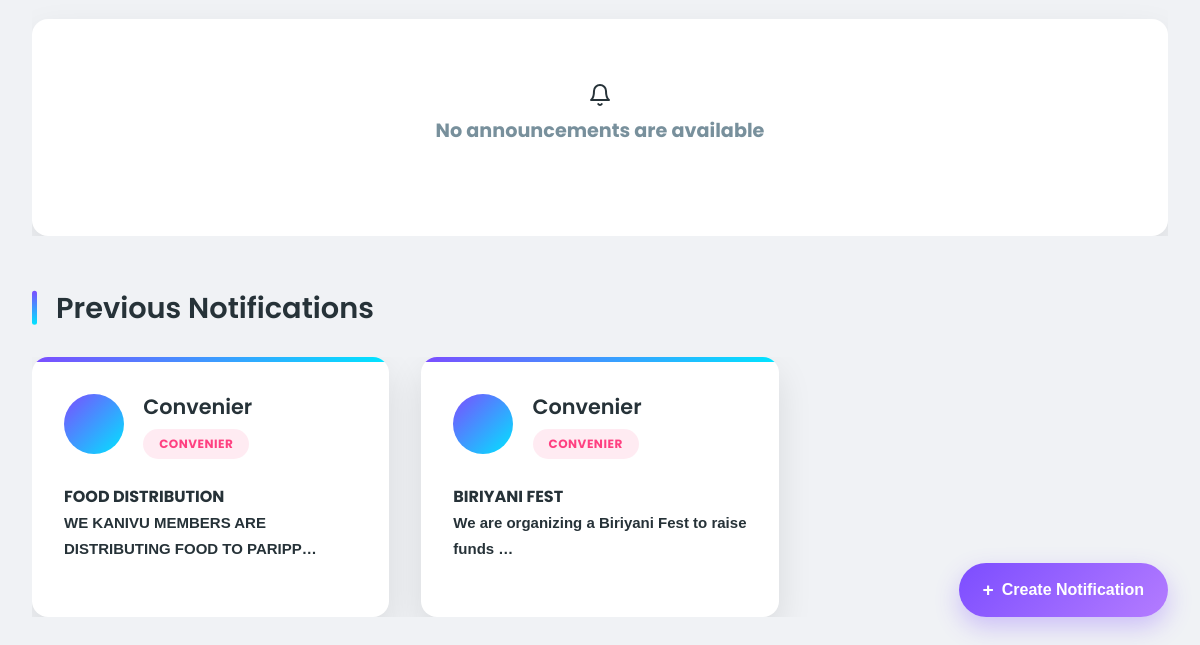
The page /dashboard/notification/ (signed in, lower part) on the database as committed earlier.
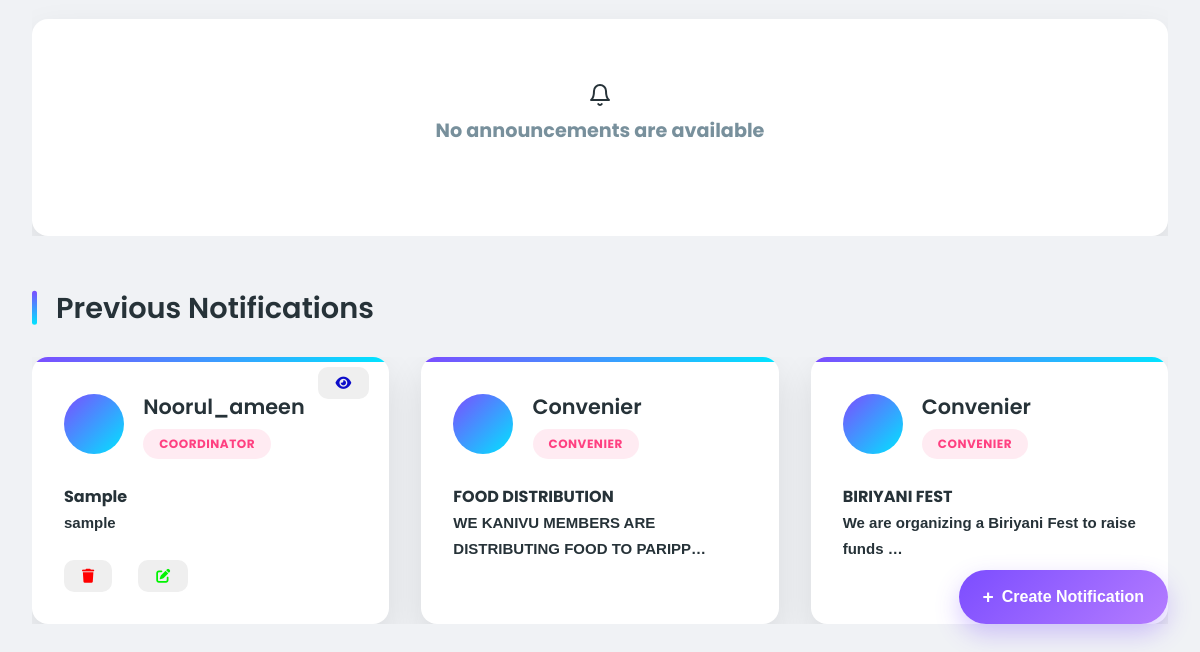
The same page on the database as committed later.
### dashboard/models.py (models this page shows, shortened)
class AnnouncementModel(models.Model):
    user=models.ForeignKey(User,on_delete=models.CASCADE)
    title=models.CharField(max_length=255)
    description=models.TextField()
    video_url=models.URLField(null=True,blank=True)
    thumbnail=models.ImageField(upload_to="announcement/",null=True,blank=True)
    thumbnail_url=models.URLField(null=True,blank=True)
    photo1=models.ImageField(upload_to="announcement/",null=True,blank=True)
    photo2=models.ImageField(upload_to="announcement/",null=True,blank=True)
    event_date=models.DateField()
    announced_date=models.DateTimeField(auto_now_add=True)
    is_completed=models.BooleanField(default=False)
    is_hidden=models.BooleanField(default=False)

### users/models.py (models this page shows, shortened)
class UserProfile(models.Model):
    GENDER_CHOICE=(
        ("","Select the gender"),
        ("male","male"),
        ("female","female"),
    )
    ROLE_CHOICE=(
        ("public_user","public_user"),
        ("member","member"),
        ("coordinator","coordinator"),
        ("convenier","convenier"),
    )
    user=models.OneToOneField(User,on_delete=models.CASCADE)
    phone_number=models.CharField(max_length=10,null=True,blank=True)
    role=models.CharField(max_length=20,choices=ROLE_CHOICE,default="public_user")
    gender=models.CharField(max_length=10,choices=GENDER_CHOICE,null=True,blank=True)
    address=models.TextField(null=True,blank=True)
    created_at=models.DateTimeField(auto_now_add=True)
    photo=models.ImageField(upload_to="profile_pics/",null=True,blank=True)

### dashboard/views.py (the view)
# urls.py: path("notification/",views.Notification,name="notification"),
@login_required(login_url="/users/login/")
def Notification(req):
    if (req.method=="POST"):
        if not req.user.userprofile.role in ["convenier","coordinator"]:
            return HttpResponseRedirect("/")
        notification_type = req.POST.get("notification_type")
        title=req.POST.get("title")
        description=req.POST.get("description")
        programDate=req.POST.get("program_date")
        department=req.POST.get("department")
        priorityDuty=req.POST.get("selected_section")
        volunteer_date = req.POST.get("date")
        today=timezone.localdate()
        try:
            if not title or not description:
                return JsonResponse({
                    "status":"error",
                    "title":"Both fields are required",
                    "message":"Title and description are required"
                })
            if notification_type == "volunteer":
                if not volunteer_date:
                    return JsonResponse({
                        "status":"error",
                        "title":"Date required",
                        "message":"Date is required for volunteer notifications."
                    })
                volunteer_date_stripped = datetime.strptime(volunteer_date, "%Y-%m-%d").date()
                Volunteer_Notifications.objects.create(
                    title=title,
                    description=description,
                    date=volunteer_date_stripped,
                    sent_by=req.user
                )
                return JsonResponse({
                    "status":"success",
                    "title":"Volunteer notification uploaded",
                    "message":"Your volunteer notification was submitted successfully."
                })
            if not programDate:
                return JsonResponse({
                    "status":"error",
                    "title":"Program Date required",
                    "message":"Program date is required.It cannot be blank"
                })
            programDateStripped=datetime.strptime(programDate,"%Y-%m-%d").date()
            if programDateStripped<today:
                return JsonResponse({
                    "status":"error",
                    "title":"Invalid Program Date",
                    "message":"Program date cannot be set as past"
                })
            if priorityDuty:
                if not any(choice[0] == priorityDuty for choice in NotifyModelPriority.PRIORITY_DUTY):
                    return JsonResponse({
                        "status":"error",
                        "title":"Invalid section",
                        "message":"Only accepts Collection,Finance,No option"
                    })
                if department:
                    if any(choice[0] == department for choice in memberRegistration.DEPARTMENT_CHOICES):
                        notify=NotifyModel.objects.create(
                            user=req.user,
                            title=title,
                            description=description,
                            program_date=programDateStripped,
                        )
                        NotifyModelPriority.objects.create(
                            notify=notify,
                            department=department,
                            priority_duty=priorityDuty
                        )
                        return JsonResponse({
                            "status":"success",
                            "title":"Notification Uploaded",
                            "message":"Your notification is successfully submitted!"
                        })
                else:
                    notify=NotifyModel.objects.create(
                        user=req.user,
                        title=title,
                        description=description,
                        program_date=programDateStripped,
                    )
                    NotifyModelPriority.objects.create(
                        notify=notify,
                        priority_duty=priorityDuty
                    )
                    return JsonResponse({
                        "status":"success",
                        "title":"Notification Uploaded",
                        "message":"Your notification is successfully submitted!"
                    })
            else:
                NotifyModel.objects.create(
                    user=req.user,
                    title=title,
                    description=description,
                    program_date=programDateStripped
                )
            return JsonResponse({
                "status":"success",
                "title":"Notification Uploaded",
                "message":"Your notification is successfully submitted!"
            })
        except Exception as e:
            return JsonResponse({
                "status":"error",
                "title":"Unexpected error occured",
                "message":str(e)
            })
    else:
        today=timezone.localdate()
        NotifyModel.objects.filter(is_completed=False,program_date__lt=today).update(is_completed=True)
        AnnouncementModel.objects.filter(is_completed=False,event_date__lt=today).update(is_completed=True)
        pendingNotifications=NotifyModel.objects.filter(is_completed=False).order_by("-program_date")
        completedNotification=NotifyModel.objects.filter(is_completed=True).order_by("-program_date")
        volunteer_notifications = Volunteer_Notifications.objects.select_related("sent_by").order_by("-date", "-send_date")
        annnouncements=AnnouncementModel.objects.filter(is_completed=False).order_by('-event_date')
        previous_announcements=AnnouncementModel.objects.filter(is_completed=True).order_by('-event_date')
        cntx={
            "pending_notifications":pendingNotifications,
            "completed_notifications":completedNotification,
            "volunteer_notifications":volunteer_notifications,
            "announcements":annnouncements,
            "previous_announcements":previous_announcements,
            "today":today.isoformat(),
            "departments":memberRegistration.DEPARTMENT_CHOICES,
        }
    return render(req,"dashboard/notification.html",context=cntx)

### templates/dashboard/notification.html (shortened to what the changed rows need)
<!DOCTYPE html>
<html lang="en">
    {% load static %}
<head>
    <link rel="stylesheet" href="https://cdnjs.cloudflare.com/ajax/libs/font-awesome/6.4.0/css/all.min.css">
</head>
<body>
    <div class="container">
        {% if request.user.userprofile.role == "convenier" or request.user.userprofile.role == "coordinator" %}
            {% if previous_announcements %}
                <div class="section-header">
                    <h2 class="section-title">Previous Notifications</h2>
                </div>
                <div class="user-grid">
                    {% for i in previous_announcements %}
                        <div class="user-card">
                            <div class="user-header">
                                <div class="user-avatar"></div>
                                <div class="user-info">
                                    <div class="user-name">{{ i.user.username }}</div>
                                    <span class="user-role role-coordinator">{{i.user.userprofile.role}}</span>
                                </div>
                            </div>
                            <div class="user-details">
                                <b>{{i.title}}</b>
                                <p class="description">{{i.description|truncatechars:50}}</p>
                            </div>
                            {% if i.user == request.user or request.user.userprofile.role == "convenier" %}
                                <button class="announcement_btn eye" data-id="{{i.id}}" type="button" onclick="updateStateAnnouncement(this,'{{i.id}}','toggle_hide')">
                                    <i class="{% if i.is_hidden %} fas fa-eye-slash {% else %} fas fa-eye {% endif %}" style="color: rgb(13, 13, 202);"></i>
                                </button>
                                <div class="action-buttons">
                                    <button class="announcement_btn" data-userid="{{i.id}}" onclick="updateStateAnnouncement(this,'{{i.id}}','delete')">
                                        <i class="fas fa-trash" style="color: red;"></i>
                                    </button>
                                    <button class="announcement_btn"
                                        data-id="{{ i.id }}"
                                        data-title="{{ i.title }}"
                                        data-description="{{ i.description }}"
                                        data-event-date="{{ i.event_date|date:'Y-m-d' }}"
                                        data-video-url="{{ i.video_url|default:'' }}"
                                        data-thumbnail-url="{% if i.thumbnail %}{{ i.thumbnail.url }}{% elif i.thumbnail_url %}{{ i.thumbnail_url }}{% endif %}"
                                        data-thumbnail-uploaded="{% if i.thumbnail %}1{% else %}0{% endif %}"
                                        data-photo1-url="{% if i.photo1 %}{{ i.photo1.url }}{% endif %}"
                                        data-photo2-url="{% if i.photo2 %}{{ i.photo2.url }}{% endif %}"
                                        type="button" onclick="openEditModal(this)">
                                        <i class="fas fa-edit" style="color: rgb(1, 243, 1);"></i>
                                    </button>
                                </div>
                            {% endif %}
                        </div>
                    {% endfor %}
                </div>
            {% endif %}
        {% endif %}
    </div>
</body>
</html>

Rows that differ between the two databases and show on the page:
added AnnouncementModel: user.username "Noorul_ameen", user.userprofile.role "COORDINATOR", title "Sample", description "sample", is_hidden False (drawn)
